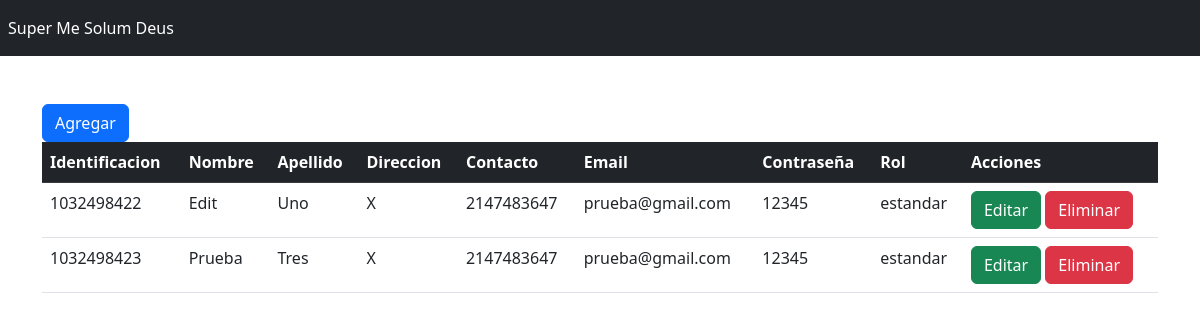
The app's page /modulos/usuarios/user.php, older data.
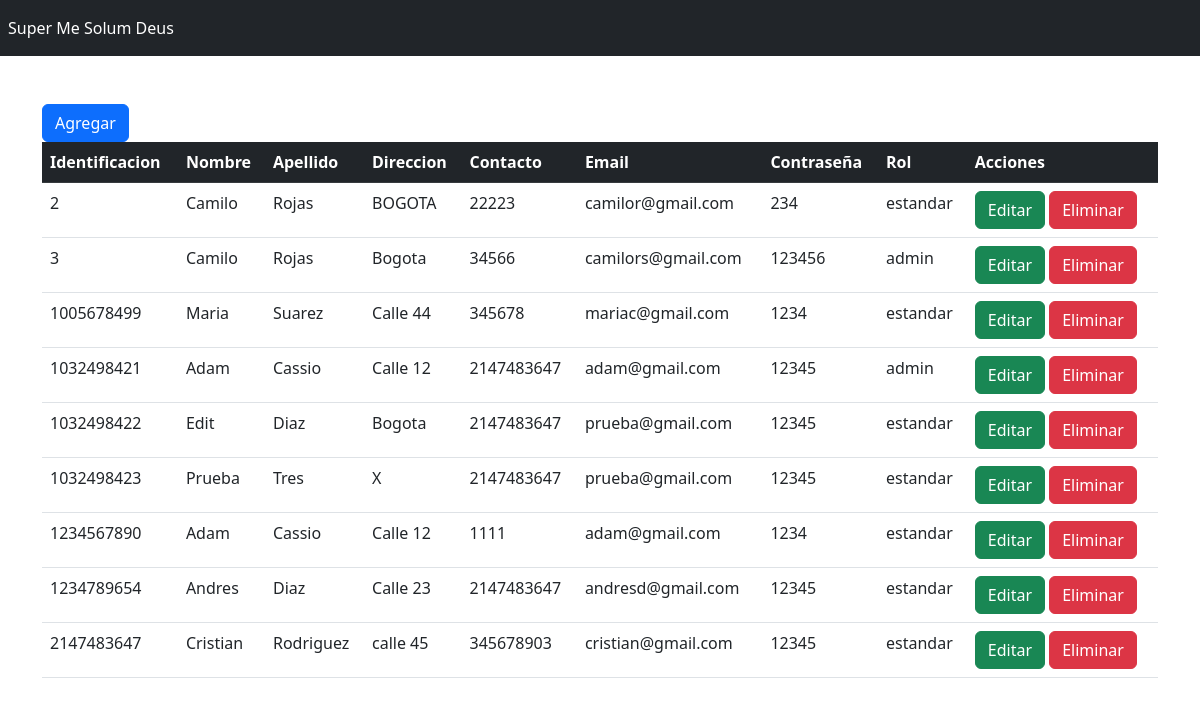
The same page, newer data.
### tables this page shows
CREATE TABLE `usuarios` (
  `id_usuario` int(11) NOT NULL,
  `Nombre` varchar(255) DEFAULT NULL,
  `Apellido` varchar(255) DEFAULT NULL,
  `Direccion` varchar(255) DEFAULT NULL,
  `Contacto` int(10) DEFAULT NULL,
  `Email` varchar(255) DEFAULT NULL,
  `Contrasena` varchar(255) DEFAULT NULL,
  `ID_Rol` int(2) NOT NULL DEFAULT 2
);

CREATE TABLE `roles` (
  `ID` int(11) NOT NULL,
  `rol` varchar(50) DEFAULT NULL
);

### modulos/usuarios/user.php (the view, shortened to what this page needs)
<?php
include("conexion.php");
$stm=$conex->prepare("SELECT U.id_usuario, U.Nombre, U.Apellido, U.Direccion, U.Contacto, U.Email, U.Contrasena, R.rol FROM usuarios AS U
    LEFT JOIN roles AS R ON U.ID_Rol = R.ID");
$stm->execute();
$usuarios=$stm->fetchAll(PDO::FETCH_ASSOC);
?>
<?php include("../../template/headerUser.php")?>
<button type="button" class="btn btn-primary" data-toggle="modal" data-target="#create">
Agregar
</button>
<div class="table-responsive">
    <table class="table">
        <thead class="table table-dark">
            <tr>
                <th scope="col">Identificacion</th>
                <th scope="col">Nombre</th>
                <th scope="col">Apellido</th>
                <th scope="col">Direccion</th>
                <th scope="col">Contacto</th>
                <th scope="col">Email</th>
                <th scope="col">Contraseña</th>
                <th scope="col">Rol</th>
                <th>Acciones</th>
            </tr>
        </thead>
        <tbody>
            <?php foreach ($usuarios as $usuario) { ?>
            <tr class="">
                <td scope="row"><?php echo $usuario['id_usuario']; ?></td>
                <td><?php echo $usuario['Nombre']; ?></td>
                <td><?php echo $usuario['Apellido']; ?></td>
                <td><?php echo $usuario['Direccion']; ?></td>
                <td><?php echo $usuario['Contacto']; ?></td>
                <td><?php echo $usuario['Email']; ?></td>
                <td><?php echo $usuario['Contrasena']; ?></td>
                <td><?php echo $usuario['rol']; ?></td>
                <td>
                <a href="edit.php?id_usuario=<?php echo $usuario['id_usuario'];?>" class="btn btn-success">Editar</a>
                <a href="user.php?id_usuario=<?php echo $usuario['id_usuario'];?>" class="btn btn-danger">Eliminar</a>
                </td>
            </tr>
        <?php } ?>
        </tbody>
    </table>
</div>
<?php include("../../template/footerUser.php")?>

Row changes from the older to the newer data that the page shows:
added usuarios: id_usuario "2", Nombre "Camilo", Apellido "Rojas", Direccion "BOGOTA", Contacto "22223", Email "camilor@gmail.com", Contrasena "234", ID_Rol.rol "estandar"
added usuarios: id_usuario "3", Nombre "Camilo", Apellido "Rojas", Direccion "Bogota", Contacto "34566", Email "camilors@gmail.com", Contrasena "123456", ID_Rol.rol "admin"
added usuarios: id_usuario "1005678499", Nombre "Maria", Apellido "Suarez", Direccion "Calle 44", Contacto "345678", Email "mariac@gmail.com", Contrasena "1234", ID_Rol.rol "estandar"
added usuarios: id_usuario "1032498421", Nombre "Adam", Apellido "Cassio", Direccion "Calle 12", Contacto "2147483647", Email "adam@gmail.com", Contrasena "12345", ID_Rol.rol "admin"
changed usuarios "Edit": Apellido "Uno" → "Diaz"; Direccion "X" → "Bogota"
added usuarios: id_usuario "1234567890", Nombre "Adam", Apellido "Cassio", Direccion "Calle 12", Contacto "1111", Email "adam@gmail.com", Contrasena "1234", ID_Rol.rol "estandar"
added usuarios: id_usuario "1234789654", Nombre "Andres", Apellido "Diaz", Direccion "Calle 23", Contacto "2147483647", Email "andresd@gmail.com", Contrasena "12345", ID_Rol.rol "estandar"
added usuarios: id_usuario "2147483647", Nombre "Cristian", Apellido "Rodriguez", Direccion "calle 45", Contacto "345678903", Email "cristian@gmail.com", Contrasena "12345", ID_Rol.rol "estandar"
